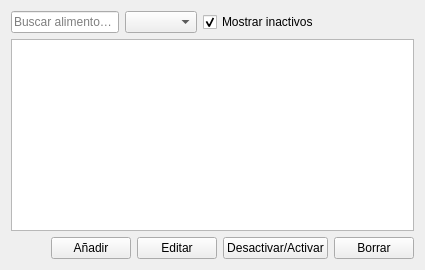
<?xml version="1.0" encoding="UTF-8"?>
<ui version="4.0">
 <class>DbEditor</class>
 <widget class="QWidget" name="DbEditor">
  <property name="windowTitle">
   <string>Base de datos de alimentos</string>
  </property>
  <layout class="QVBoxLayout" name="verticalLayout">
   <item>
    <layout class="QHBoxLayout" name="layoutFilters">
     <item>
      <widget class="QLineEdit" name="txtSearch">
       <property name="placeholderText">
        <string>Buscar alimento…</string>
       </property>
      </widget>
     </item>
     <item>
      <widget class="QComboBox" name="cmbCategory">
       <property name="minimumWidth">
        <number>160</number>
       </property>
      </widget>
     </item>
     <item>
      <widget class="QCheckBox" name="chkShowInactive">
       <property name="text">
        <string>Mostrar inactivos</string>
       </property>
       <property name="checked">
        <bool>true</bool>
       </property>
      </widget>
     </item>
     <item>
      <spacer name="spacerFilters">
       <property name="orientation">
        <enum>Qt::Horizontal</enum>
       </property>
       <property name="sizeHint" stdset="0">
        <size><width>40</width><height>20</height></size>
       </property>
      </spacer>
     </item>
    </layout>
   </item>
   <item>
    <widget class="QTableView" name="tblFoods"/>
   </item>
   <item>
    <layout class="QHBoxLayout" name="layoutButtons">
     <item>
      <spacer name="spacerButtons">
       <property name="orientation">
        <enum>Qt::Horizontal</enum>
       </property>
       <property name="sizeHint" stdset="0">
        <size><width>40</width><height>20</height></size>
       </property>
      </spacer>
     </item>
     <item><widget class="QPushButton" name="btnAdd"><property name="text"><string>Añadir</string></property></widget></item>
     <item><widget class="QPushButton" name="btnEdit"><property name="text"><string>Editar</string></property></widget></item>
     <item><widget class="QPushButton" name="btnToggleActive"><property name="text"><string>Desactivar/Activar</string></property></widget></item>
     <item><widget class="QPushButton" name="btnDelete"><property name="text"><string>Borrar</string></property></widget></item>
    </layout>
   </item>
  </layout>
 </widget>
 <resources/>
 <connections/>
</ui>
